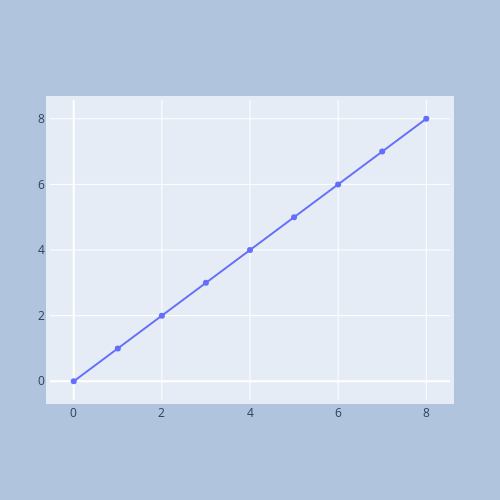

Here is the notebook cell this chart was saved with:
### Code cell
import plotly.graph_objects as go

fig = go.Figure()

fig.add_trace(go.Scatter(
    x=[0, 1, 2, 3, 4, 5, 6, 7, 8],
    y=[0, 1, 2, 3, 4, 5, 6, 7, 8]
))

fig.update_layout(
    autosize=False,
    width=500,
    height=500,
    margin=dict(
        l=50,
        r=50,
        b=100,
        t=100,
        pad=4
    ),
    paper_bgcolor="LightSteelBlue",
)

fig.show()

### Figure 1 — Plotly figure (JSON) as saved in the notebook; plotly's stock layout.template omitted (floating-point values rounded to 4 significant figures)
{"data": [{"type": "scatter", "x": [0, 1, 2, 3, 4, 5, 6, 7, 8], "y": [0, 1, 2, 3, 4, 5, 6, 7, 8]}], "layout": {"autosize": false, "height": 500, "margin": {"b": 100, "l": 50, "pad": 4, "r": 50, "t": 100}, "paper_bgcolor": "LightSteelBlue", "width": 500}}
